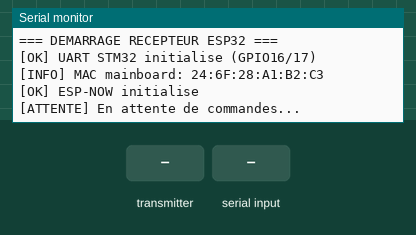
The sketch below on a simulated ESP32. On the bench: the last lines printed to the serial monitor. The test bench sets the inputs (shaded band).

Above: at 2.7 s.
2.8 s: the transmitter starts sending seq = 0
At 3.11 s:
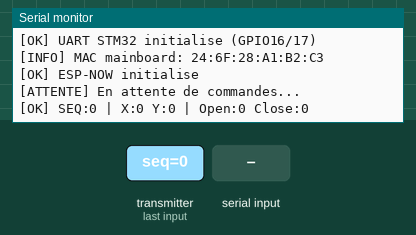
4.8 s: the transmitter starts sending joyX = -100
At 5.11 s:
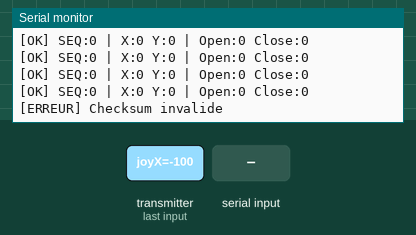
6.8 s: "1" received over the second serial link
8.3 s: the transmitter starts sending joyY = 100
At 8.61 s:
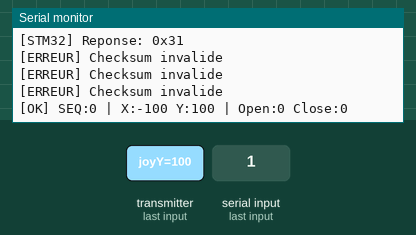
9.8 s: the transmitter starts sending motorM1 = 1024
At 10.11 s:
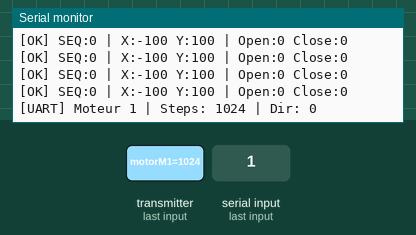
11.8 s: the transmitter starts sending dirM1 = 64
At 12.11 s:
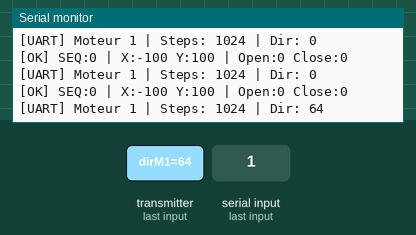

Measured:
- after the input at 2.8 s, the serial monitor: prints a new line at once (image 1)
- after the input at 4.8 s, the serial monitor: prints a new line at once (image 2)
- after the input at 8.3 s, the serial monitor: prints a new line at once (image 3)
- after the input at 9.8 s, the serial monitor: prints a new line at once (image 4)
- after the input at 11.8 s, the serial monitor: prints a new line at once (image 5)

The sketch:

Esp32_Receveur.ino
```cpp
/*******************************************************************************
 * RECEPTEUR ESP32 - Mainboard
 * Projet: Prototype bras continuum
 * Auteur: Jeff Truong
 *
 * Recoit ControlPacket depuis manette et transmet au STM32 via UART
 *
 * UART STM32: GPIO16 (RX) / GPIO17 (TX)
 *
 ******************************************************************************/

#include <Arduino.h>
#include <esp_now.h>
#include <WiFi.h>
#include <esp_wifi.h>

// --- UART vers STM32 ---
#define STM32_RX_GPIO  16
#define STM32_TX_GPIO  17
#define STM32_BAUD     115200

// --- STRUCTURE PAQUET (identique emetteur) ---
#pragma pack(push, 1)
typedef struct {
    uint8_t  seq;
    int8_t   joyX;
    int8_t   joyY;
    uint8_t  btnJoy;
    uint8_t  btnOpen;
    uint8_t  btnClose;
    uint16_t motorM1;
    uint8_t  dirM1;
    uint16_t motorM2;
    uint8_t  dirM2;
    uint16_t motorM3;
    uint8_t  dirM3;
    uint8_t  checksum;
} ControlPacket;
#pragma pack(pop)

// --- VALIDER CHECKSUM ---
bool validerChecksum(ControlPacket* pkt) {
    uint8_t calcule = (pkt->seq + pkt->joyX + pkt->joyY +
                       pkt->btnJoy + pkt->btnOpen + pkt->btnClose) & 0xFF;
    return calcule == pkt->checksum;
}

// --- ENVOYER COMMANDE MOTEUR AU STM32 ---
void envoyerMoteur(uint8_t motorId, uint16_t steps, uint8_t direction) {
    if (steps == 0) return;
    uint8_t checksum = motorId ^ (steps & 0xFF) ^ ((steps >> 8) & 0xFF) ^ direction;
    Serial2.write(0xAA);                              // 1. Header (entête)
    Serial2.write(motorId);                           // 2. ID moteur (1-4)
    Serial2.write((uint8_t)(steps & 0xFF));           // 3. Octet bas du nombre de pas
    Serial2.write((uint8_t)((steps >> 8) & 0xFF));    // 4. Octet haut du nombre de pas
    Serial2.write(direction);                         // 5. Direction (0 ou 1)
    Serial2.write(checksum);                          // 6. Checksum pour validation
    Serial.printf("[UART] Moteur %d | Steps: %d | Dir: %d\n", motorId, steps, direction);
}

// --- CALLBACK RECEPTION ESP-NOW ---
void onReception(const esp_now_recv_info_t* info, const uint8_t* data, int longueur) {
    if (longueur != sizeof(ControlPacket)) {
        Serial.printf("[ERREUR] Taille paquet incorrecte: %d (attendu: %d)\n",
            longueur, sizeof(ControlPacket));
        return;
    }

    // Controle continuum arm par zones du joystick:
    // - 6 zones definies dans l'emetteur (UP, UP_LEFT, UP_RIGHT, DOWN, DOWN_LEFT, DOWN_RIGHT)
    // - Quand un cable est tire, les 2 autres relachent
    // - M1 = haut, M2 = bas-gauche, M3 = bas-droite
    // Bouton OPEN/CLOSE = pince (moteur 4)

    ControlPacket pkt;
    memcpy(&pkt, data, sizeof(ControlPacket));

    if (!validerChecksum(&pkt)) {
        Serial.println("[ERREUR] Checksum invalide");
        return;
    }

    Serial.printf("[OK] SEQ:%d | X:%d Y:%d | Open:%d Close:%d\n",
        pkt.seq, pkt.joyX, pkt.joyY, pkt.btnOpen, pkt.btnClose);

    if (pkt.motorM1 > 0) envoyerMoteur(1, pkt.motorM1, pkt.dirM1);
    else                 envoyerMoteur(1, 0, 0);

    if (pkt.motorM2 > 0) envoyerMoteur(2, pkt.motorM2, pkt.dirM2);
    else                 envoyerMoteur(2, 0, 0);

    if (pkt.motorM3 > 0) envoyerMoteur(3, pkt.motorM3, pkt.dirM3);
    else                 envoyerMoteur(3, 0, 0);


    if (pkt.btnOpen) {
        envoyerMoteur(4, 30, 1);
    } else if (pkt.btnClose) {
        envoyerMoteur(4, 30, 0);
    }
}

// --- SETUP ---
void setup() {
    Serial.begin(115200);
    delay(1000);

    Serial.println("\n=== DEMARRAGE RECEPTEUR ESP32 ===");

    Serial2.begin(STM32_BAUD, SERIAL_8N1, STM32_RX_GPIO, STM32_TX_GPIO);
    Serial.println("[OK] UART STM32 initialise (GPIO16/17)");

    WiFi.mode(WIFI_STA);
    esp_wifi_set_channel(1, WIFI_SECOND_CHAN_NONE);
    delay(500);
    Serial.print("[INFO] MAC mainboard: ");
    Serial.println(WiFi.macAddress());

    if (esp_now_init() != ESP_OK) {
        Serial.println("[ERREUR] Initialisation ESP-NOW echouee");
        return;
    }

    esp_now_register_recv_cb(onReception);
    Serial.println("[OK] ESP-NOW initialise");
    Serial.println("[ATTENTE] En attente de commandes...\n");
}

// --- LOOP ---
void loop() {
    if (Serial2.available()) {
        Serial.print("[STM32] Reponse: ");
        while (Serial2.available()) {
            Serial.printf("0x%02X ", Serial2.read());
        }
        Serial.println();
    }
}
```
